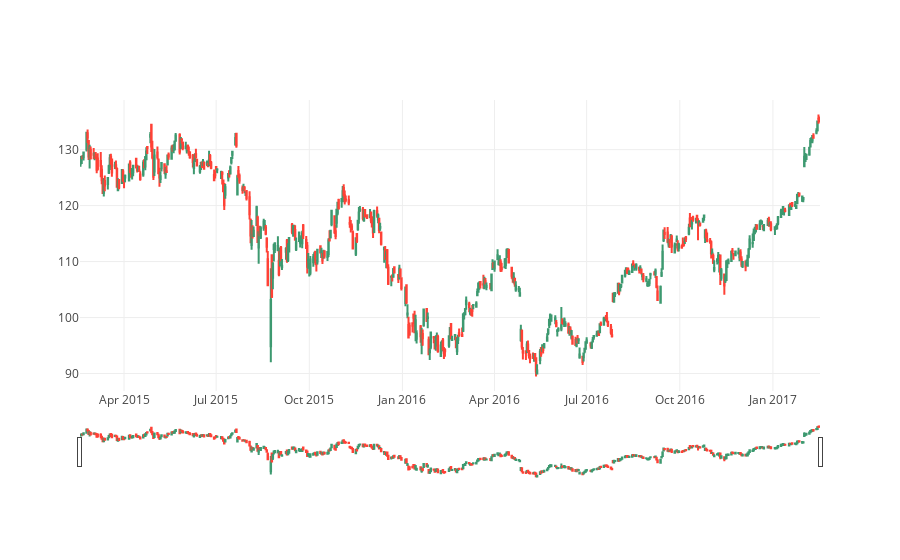

Notebook cell for this chart:
### Code cell
import plotly.graph_objs as go

import pandas as pd
from datetime import datetime

df = pd.read_csv('https://raw.githubusercontent.com/plotly/datasets/master/finance-charts-apple.csv')

trace = go.Candlestick(
    x=df['Date'],
    open=df['AAPL.Open'],
    high=df['AAPL.High'],
    low=df['AAPL.Low'],
    close=df['AAPL.Close']
)
data = [trace]
plotly.offline.iplot(data)

### Figure 1 — Plotly figure (JSON) as saved in the notebook; plotly's stock layout.template omitted (floating-point values rounded to 4 significant figures; data arrays with more than 128 entries replaced by an {"elided": "..."} marker saying what was removed)
{"data": [{"close": {"elided": "506 float values"}, "high": {"elided": "506 float values"}, "low": {"elided": "506 float values"}, "open": {"elided": "506 float values"}, "type": "candlestick", "uid": "e38ad1bf-3ef1-461f-8e92-b96a39e12f61", "x": {"elided": "506 str values"}}], "layout": {}}
